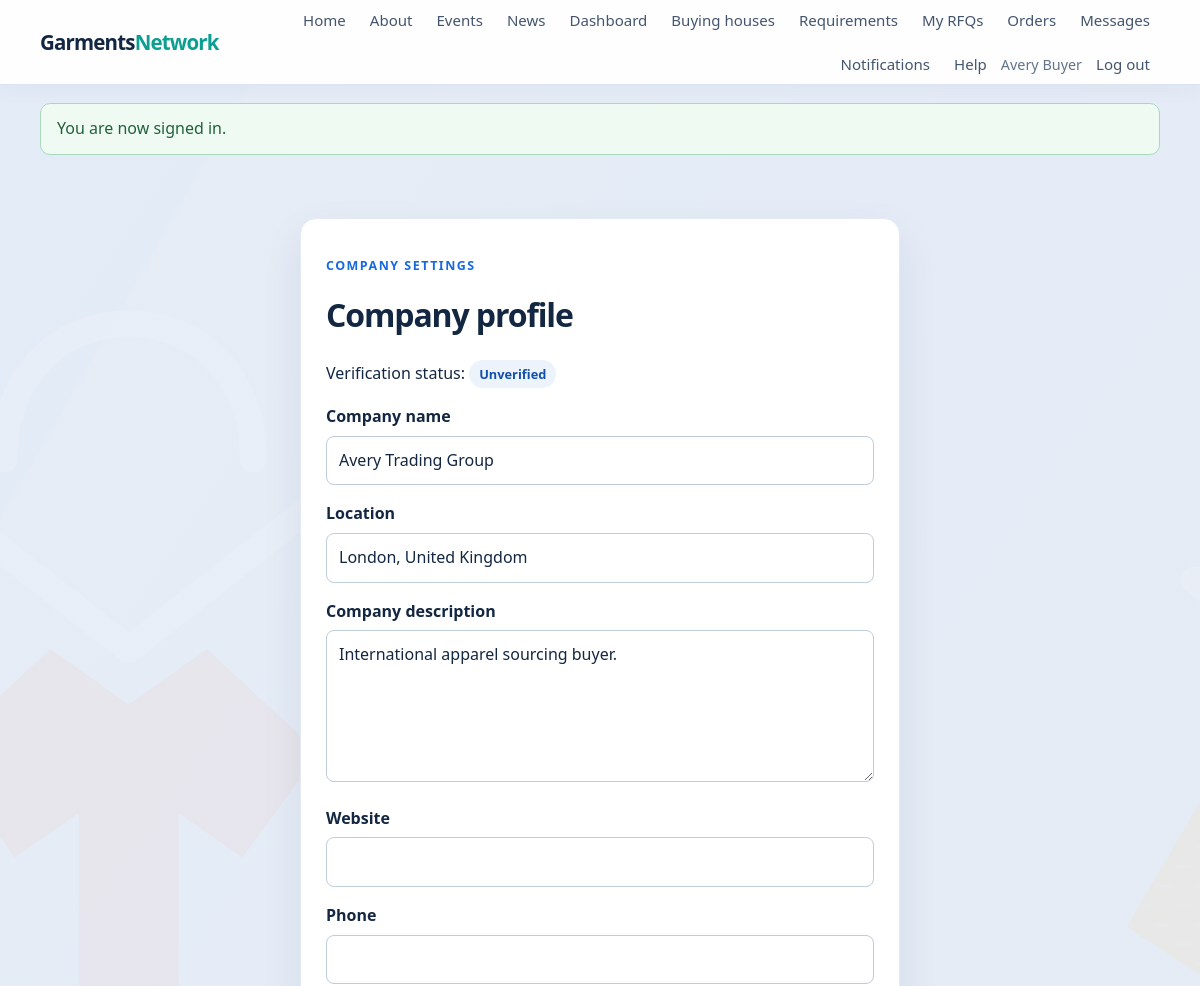
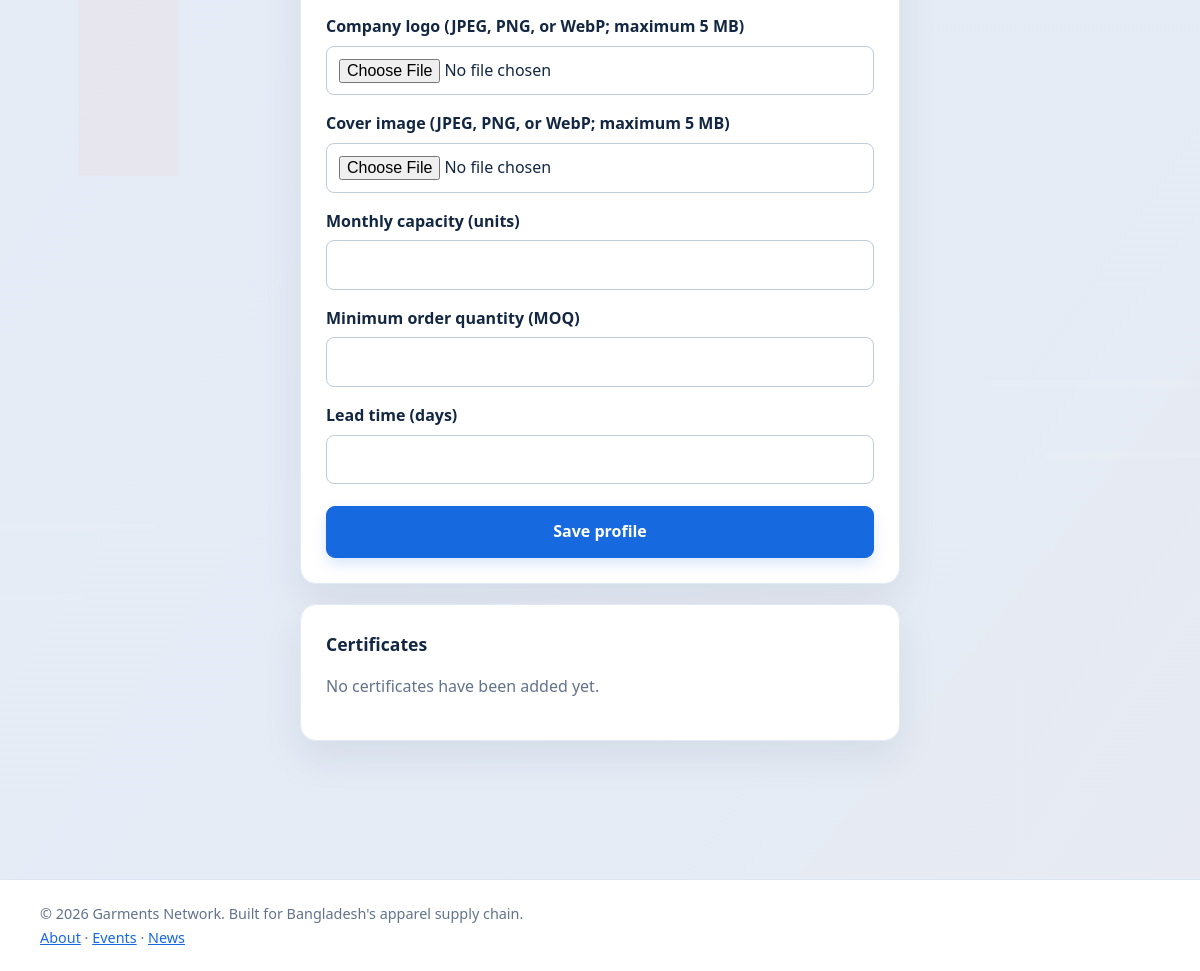
The app's page /companies/profile.php (signed in) with its own data (2 pictures, top to bottom).
### tables this page shows
CREATE TABLE users (
    id BIGINT UNSIGNED AUTO_INCREMENT PRIMARY KEY,
    role_id TINYINT UNSIGNED NOT NULL,
    name VARCHAR(120) NOT NULL,
    email VARCHAR(190) NOT NULL UNIQUE,
    password_hash VARCHAR(255) NOT NULL,
    status ENUM('active', 'suspended') NOT NULL DEFAULT 'active',
    created_at TIMESTAMP NOT NULL DEFAULT CURRENT_TIMESTAMP,
    updated_at TIMESTAMP NOT NULL DEFAULT CURRENT_TIMESTAMP ON UPDATE CURRENT_TIMESTAMP,
    CONSTRAINT fk_users_role FOREIGN KEY (role_id) REFERENCES roles(id),
    INDEX idx_users_role_status (role_id, status)
);

CREATE TABLE companies (
    id BIGINT UNSIGNED AUTO_INCREMENT PRIMARY KEY,
    owner_user_id BIGINT UNSIGNED NOT NULL UNIQUE,
    name VARCHAR(190) NOT NULL,
    description TEXT NULL,
    location VARCHAR(190) NOT NULL,
    website VARCHAR(255) NULL,
    phone VARCHAR(40) NULL,
    logo_path VARCHAR(255) NULL,
    cover_image_path VARCHAR(255) NULL,
    capacity_per_month INT UNSIGNED NULL,
    moq INT UNSIGNED NULL,
    lead_time_days SMALLINT UNSIGNED NULL,
    verification_status ENUM('unverified', 'pending', 'verified', 'rejected') NOT NULL DEFAULT 'unverified',
    verification_remarks TEXT NULL,
    created_at TIMESTAMP NOT NULL DEFAULT CURRENT_TIMESTAMP,
    updated_at TIMESTAMP NOT NULL DEFAULT CURRENT_TIMESTAMP ON UPDATE CURRENT_TIMESTAMP,
    CONSTRAINT fk_companies_owner FOREIGN KEY (owner_user_id) REFERENCES users(id) ON DELETE CASCADE,
    INDEX idx_companies_location (location),
    INDEX idx_companies_verification (verification_status)
);

### includes/functions.php (called while the page is built, shortened)
<?php
function e(?string $value): string
{
    return htmlspecialchars($value ?? '', ENT_QUOTES | ENT_SUBSTITUTE, 'UTF-8');
}
function app_url(string $path = ''): string
{
    $projectRoot = realpath(__DIR__ . DIRECTORY_SEPARATOR . '..');
    $base = '';
    $scriptFile = isset($_SERVER['SCRIPT_FILENAME']) ? realpath($_SERVER['SCRIPT_FILENAME']) : false;
    $scriptName = str_replace('\\', '/', (string) ($_SERVER['SCRIPT_NAME'] ?? ''));
    if ($projectRoot !== false && $scriptFile !== false) {
        $normalizedRoot = rtrim(str_replace('\\', '/', $projectRoot), '/');
        $normalizedScript = str_replace('\\', '/', $scriptFile);
        $rootPrefix = $normalizedRoot . '/';
        if (stripos($normalizedScript, $rootPrefix) === 0) {
            $relativeScript = substr($normalizedScript, strlen($rootPrefix));
            if ($relativeScript !== '' && strlen($scriptName) >= strlen($relativeScript)) {
                $scriptSuffix = substr($scriptName, -strlen($relativeScript));
                if (strcasecmp($scriptSuffix, $relativeScript) === 0) {
                    $base = rtrim(substr($scriptName, 0, -strlen($relativeScript)), '/');
                }
            }
        }
        if ($base === '') {
            $documentRoot = isset($_SERVER['DOCUMENT_ROOT']) ? realpath($_SERVER['DOCUMENT_ROOT']) : false;
            $normalizedDocumentRoot = $documentRoot === false
                ? ''
                : rtrim(str_replace('\\', '/', $documentRoot), '/');
            $normalizedProject = str_replace('\\', '/', $projectRoot);
        }
    }
    $path = ltrim($path, '/');
    return $base . ($path === '' ? '' : '/' . $path);
}
function take_flash(): ?array
{
    $flash = $_SESSION['flash'];
    return $flash;
}

### includes/auth.php (called while the page is built, shortened)
<?php
require_once __DIR__ . '/db.php';
require_once __DIR__ . '/functions.php';
function current_user(): ?array
{
    static $checked = false;
    static $cachedUser = null;
    if ($checked) {
        return $cachedUser;
    }
    $checked = true;
    $statement = db()->prepare(
        'SELECT users.id, users.name, users.email, users.status, roles.slug AS role
         FROM users INNER JOIN roles ON roles.id = users.role_id
         WHERE users.id = :user_id LIMIT 1'
    );
    $statement->execute(['user_id' => $_SESSION['user']['id']]);
    $user = $statement->fetch();
    unset($user['status']);
    $cachedUser = $user;
    return $cachedUser;
}
function require_login(): void
{
    if (current_user() === null) {
        set_flash('error', 'Please sign in to continue.');
        redirect_to(app_url('auth/login.php'));
    }
}
function require_role(string ...$roles): void
{
    require_login();
}

### includes/db.php (called while the page is built, shortened)
<?php
function db(): PDO
{
    static $connection = null;
    if ($connection instanceof PDO) {
        return $connection;
    }
    $host = getenv('DB_HOST') ?: '127.0.0.1';
    $database = getenv('DB_NAME') ?: 'garments_network';
    $username = getenv('DB_USER') ?: 'root';
    $password = getenv('DB_PASSWORD') ?: '';
    $charset = 'utf8mb4';
    $dsn = "mysql:host={$host};dbname={$database};charset={$charset}";
    $connection = new PDO($dsn, $username, $password, [
        PDO::ATTR_ERRMODE => PDO::ERRMODE_EXCEPTION,
        PDO::ATTR_DEFAULT_FETCH_MODE => PDO::FETCH_ASSOC,
        PDO::ATTR_EMULATE_PREPARES => false,
    ]);
    return $connection;
}

### includes/domain.php (called while the page is built, shortened)
<?php
require_once __DIR__ . '/auth.php';
function current_company(): ?array
{
    $user = current_user();
    $statement = db()->prepare(
        'SELECT id, owner_user_id, name, description, location, website, phone, logo_path, cover_image_path,
                capacity_per_month, moq, lead_time_days, verification_status
         FROM companies WHERE owner_user_id = :user_id LIMIT 1'
    );
    $statement->execute(['user_id' => $user['id']]);
    $company = $statement->fetch();
    return $company === false ? null : $company;
}

### companies/profile.php (the view, shortened to what this page needs)
<?php
require_once __DIR__ . '/../includes/domain.php';
require_role('buyer', 'buying_house', 'factory', 'supplier');
$company = current_company();
$certificates = db()->prepare(
    'SELECT certificate_name, certificate_number, expires_on, status
     FROM company_certificates WHERE company_id = :company_id ORDER BY created_at DESC'
);
$certificates->execute(['company_id' => $company['id']]);
$certificates = $certificates->fetchAll();
require __DIR__ . '/../includes/header.php';
?>
<main class="container narrow">
    <section class="form-card">
        <p class="eyebrow">Company settings</p>
        <h1>Company profile</h1>
        <p>Verification status: <span class="status-pill status-<?= e($company['verification_status']) ?>"><?= e(ucfirst($company['verification_status'])) ?></span></p>
        <form method="post" enctype="multipart/form-data" action="<?= e(app_url('companies/profile.php')) ?>" data-validate>
            <label for="name">Company name</label>
            <input id="name" name="name" maxlength="190" required value="<?= e($company['name']) ?>">
            <label for="location">Location</label>
            <input id="location" name="location" maxlength="190" required value="<?= e($company['location']) ?>">
            <label for="description">Company description</label>
            <textarea id="description" name="description" rows="5" maxlength="10000"><?= e($company['description']) ?></textarea>
            <label for="website">Website</label>
            <input id="website" name="website" type="url" maxlength="255" value="<?= e($company['website']) ?>">
            <label for="phone">Phone</label>
            <input id="phone" name="phone" type="tel" maxlength="40" value="<?= e($company['phone']) ?>">
            <label for="logo">Company logo (JPEG, PNG, or WebP; maximum 5 MB)</label>
            <input id="logo" name="logo" type="file" accept="image/jpeg,image/png,image/webp">
            <label for="cover_image">Cover image (JPEG, PNG, or WebP; maximum 5 MB)</label>
            <input id="cover_image" name="cover_image" type="file" accept="image/jpeg,image/png,image/webp">
            <label for="capacity_per_month">Monthly capacity (units)</label>
            <input id="capacity_per_month" name="capacity_per_month" type="number" min="0" value="<?= e((string) $company['capacity_per_month']) ?>">
            <label for="moq">Minimum order quantity (MOQ)</label>
            <input id="moq" name="moq" type="number" min="0" value="<?= e((string) $company['moq']) ?>">
            <label for="lead_time_days">Lead time (days)</label>
            <input id="lead_time_days" name="lead_time_days" type="number" min="0" max="65535" value="<?= e((string) $company['lead_time_days']) ?>">
            <button class="button button-full" type="submit">Save profile</button>
        </form>
    </section>
    <section class="card admin-section">
        <h2>Certificates</h2>
        <?php if ($certificates === []): ?>
            <p>No certificates have been added yet.</p>
        <?php endif; ?>
    </section>
</main>
<?php require __DIR__ . '/../includes/footer.php'; ?>

### includes/header.php (shortened to what this page needs)
<?php
require_once __DIR__ . '/auth.php';
$signedInUser = current_user();
$flashMessage = take_flash();
?>
<!doctype html>
<html lang="en">
<head>
    <link rel="stylesheet" href="<?= e(app_url('assets/css/style.css')) ?>">
</head>
<body>
<header class="site-header">
    <div class="container nav-wrap">
        <a class="brand" href="<?= e(app_url('index.php')) ?>">Garments<span>Network</span></a>
        <nav aria-label="Main navigation">
            <a href="<?= e(app_url('index.php')) ?>">Home</a>
            <a href="<?= e(app_url('about.php')) ?>">About</a>
            <a href="<?= e(app_url('events/index.php')) ?>">Events</a>
            <a href="<?= e(app_url('news/index.php')) ?>">News</a>
            <?php if ($signedInUser !== null): ?>
                <a href="<?= e(app_url('dashboard.php')) ?>">Dashboard</a>
                <?php if ($signedInUser['role'] === 'admin'): ?>
                    <a href="<?= e(app_url('admin/index.php')) ?>">Admin panel</a>
                <?php elseif ($signedInUser['role'] === 'buyer'): ?>
                    <a href="<?= e(app_url('buying_houses/index.php')) ?>">Buying houses</a>
                    <a href="<?= e(app_url('requirements/index.php')) ?>">Requirements</a>
                    <a href="<?= e(app_url('buyer/rfqs.php')) ?>">My RFQs</a>
                    <a href="<?= e(app_url('buyer/orders.php')) ?>">Orders</a>
                    <a href="<?= e(app_url('messages/index.php')) ?>">Messages</a>
                <?php endif; ?>
                <?php
                $unreadStatement = db()->prepare('SELECT COUNT(*) FROM notifications WHERE user_id = :user_id AND read_at IS NULL');
                $unreadStatement->execute(['user_id' => $signedInUser['id']]);
                $unreadCount = (int) $unreadStatement->fetchColumn();
                ?>
                <a href="<?= e(app_url('notifications/index.php')) ?>">Notifications<?= $unreadCount > 0 ? ' (' . $unreadCount . ')' : '' ?></a>
                <a href="<?= e(app_url('complaints/index.php')) ?>">Help</a>
                <span class="nav-user"><?= e($signedInUser['name']) ?></span>
                <form class="nav-form" method="post" action="<?= e(app_url('auth/logout.php')) ?>">
                    <button class="link-button" type="submit">Log out</button>
                </form>
            <?php else: ?>
                <a href="<?= e(app_url('auth/login.php')) ?>">Log in</a>
                <a class="nav-cta" href="<?= e(app_url('auth/register.php')) ?>">Register</a>
            <?php endif; ?>
        </nav>
    </div>
</header>
<?php if ($flashMessage !== null): ?>
    <div class="container">
        <div class="alert alert-<?= e($flashMessage['type']) ?>" role="status"><?= e($flashMessage['message']) ?></div>
    </div>
<?php endif; ?>

### assets/css/style.css (style rules this page uses)
:root { color-scheme: light; --blue: #1769e0; --blue-dark: #104fae; --ink: #132742; --muted: #62738a; --border: #dce5f0; --surface: #ffffff; --background: #e8eef7; --teal: #0c9f91; --amber: #f2a900; --coral: #ef6b55; --shadow: 0 16px 40px rgba(19, 39, 66, .08); }
* { box-sizing: border-box; }
body { margin: 0; background: var(--background); color: var(--ink); font: 16px/1.6 "Segoe UI", Arial, sans-serif; }
a { color: var(--blue); }
.container { width: min(1120px, calc(100% - 40px)); margin: 0 auto; }
.site-header { background: var(--surface); border-bottom: 1px solid var(--border); }
.nav-wrap { min-height: 72px; display: flex; align-items: center; justify-content: space-between; gap: 20px; }
.brand { color: var(--ink); font-size: 1.15rem; font-weight: 800; text-decoration: none; }
.brand span { color: var(--blue); }
nav { display: flex; align-items: center; gap: 22px; }
nav a, .link-button { color: #344a63; text-decoration: none; font: inherit; }
.nav-user { color: var(--muted); font-size: .9rem; }
.nav-form { display: inline; margin: 0; }
.link-button { padding: 0; border: 0; background: none; cursor: pointer; }
.eyebrow { color: var(--blue); font-size: .78rem; font-weight: 800; letter-spacing: .12em; text-transform: uppercase; }
.button { display: inline-block; padding: 12px 20px; border: 1px solid var(--blue); border-radius: 6px; background: var(--blue); color: #fff; font: inherit; font-weight: 700; text-align: center; text-decoration: none; cursor: pointer; }
.card, .form-card { padding: 25px; border: 1px solid var(--border); border-radius: 10px; background: var(--surface); box-shadow: 0 8px 24px rgba(18, 53, 89, .04); }
.card h2 { margin-top: 0; font-size: 1.1rem; }
.card p, .page-heading p:not(.eyebrow) { color: var(--muted); }
.narrow { max-width: 600px; padding-top: 45px; padding-bottom: 64px; }
.form-card h1, .page-heading h1 { margin: 4px 0 20px; font-size: 2rem; }
form label { display: block; margin: 16px 0 6px; font-weight: 650; }
input, select { width: 100%; padding: 11px 12px; border: 1px solid #bfccda; border-radius: 5px; background: #fff; color: var(--ink); font: inherit; }
textarea { width: 100%; padding: 11px 12px; border: 1px solid #bfccda; border-radius: 5px; background: #fff; color: var(--ink); font: inherit; resize: vertical; }
.button-full { width: 100%; margin-top: 22px; }
.alert { margin: 18px auto; padding: 12px 16px; border-radius: 6px; }
.alert-success { border: 1px solid #a8d9bc; background: #effaf3; color: #21613a; }
.admin-section { margin: 20px 0 30px; }
.status-pill { display: inline-block; padding: 2px 9px; border-radius: 99px; background: #edf3fa; color: var(--blue-dark); font-size: .8rem; }
html { scroll-behavior: smooth; }
body { background: linear-gradient(rgba(232, 238, 247, .88), rgba(232, 238, 247, .88)), url("../images/fashion-background.svg") center top / cover fixed, var(--background); }
.site-header { position: relative; z-index: 2; background: rgba(255, 255, 255, .94); box-shadow: 0 4px 20px rgba(19, 39, 66, .04); }
.nav-wrap { min-height: 78px; }
.brand { font-size: 1.28rem; letter-spacing: -.04em; }
.brand span { color: var(--teal); }
nav { gap: 8px; }
nav a, .link-button { padding: 8px 10px; border-radius: 8px; color: #43556d; font-size: .94rem; transition: color .18s ease, background .18s ease; }
.nav-form .link-button { padding: 8px 10px; }
.card, .form-card { border-color: #e3eaf3; border-radius: 16px; box-shadow: var(--shadow); }
.button { border-radius: 9px; box-shadow: 0 6px 14px rgba(23, 105, 224, .16); transition: transform .16s ease, box-shadow .16s ease, background .16s ease; }
.page-heading h1, .form-card h1 { letter-spacing: -.035em; }
.status-pill { padding: 4px 10px; font-weight: 700; }
input, select, textarea { border-radius: 8px; }
.alert { border-radius: 10px; }
.nav-wrap { flex-wrap: wrap; }
.nav-wrap > nav { min-width: 0; flex: 1 1 650px; flex-wrap: wrap; justify-content: flex-end; gap: 4px; }
.nav-wrap nav a { white-space: nowrap; }
.nav-wrap .nav-user { max-width: 140px; overflow: hidden; text-overflow: ellipsis; white-space: nowrap; }
.nav-wrap .nav-form { flex: 0 0 auto; }
.nav-wrap .nav-form .link-button { white-space: nowrap; }

### records on screen
users: name "Avery Buyer"
companies: verification_status "Unverified", name "Avery Trading Group", location "London, United Kingdom", description "International apparel sourcing buyer."

### other values on screen
$flashMessage['message'] "You are now signed in."
